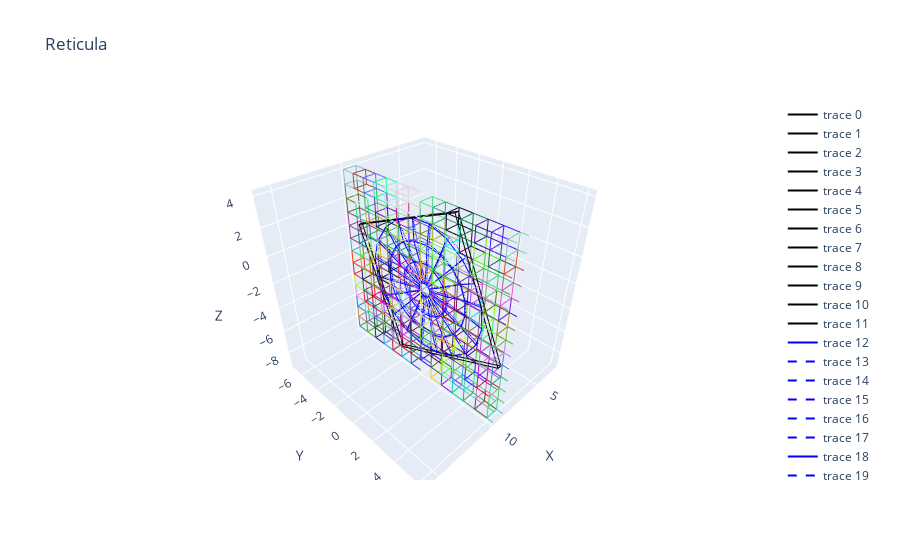

The code cell stored with this chart in its notebook:
### Code cell
fig = go.Figure()
f.build_box(fig)
plot_hexaedro(fig, hexaedros, isdegenerate)
plot_space(fig, subcubos, points_dict)
update_plot(fig, 'Reticula')
fig.show()
